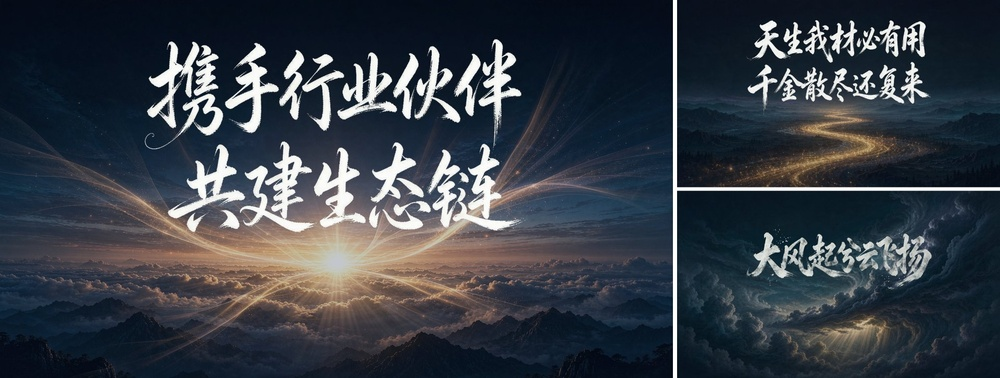
#> input picture assets/showcase.jpg, 1000 x 378 px, shrunk from 1920 x 726 before the run
$ python keyout_title.py ../assets/showcase.jpg out.png
#> lines starting #> are read from the running program, lines starting #| are printed output that depends on the picture
# -*- coding: utf-8 -*-
"""ppt-flair Stage A tool: AI calligraphy (black bg + white ink) -> transparent PNG.
Usage: python -X utf8 keyout_title.py <input.png> <output.png> [--threshold 32] [--gamma 1.0]
Brightness-based keying: white strokes keep alpha, black background removed."""
import argparse
from PIL import Image


def keyout(src, dst, threshold=32, gamma=1.0):
#> called with src = '../assets/showcase.jpg', dst = 'out.png', threshold = 32, gamma = 1
    img = Image.open(src).convert("L")
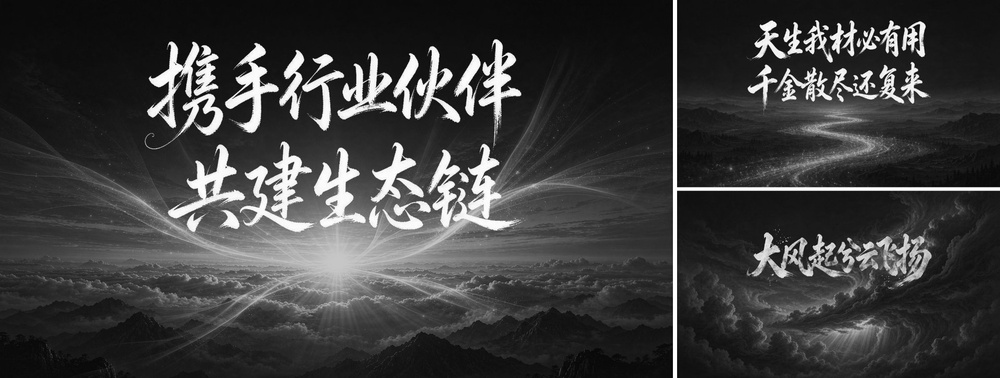
#> img: PIL image 1000x378 L; min 0, max 255, mean 60.3
    # alpha = scaled brightness; strokes (bright) opaque, bg (dark) transparent
    lut = []
    for i in range(256):
        v = i / 255.0
        if gamma != 1.0:
            v = v ** gamma
        a = int(v * 255)
        lut.append(0 if i < threshold else a)
    alpha = img.point(lut)
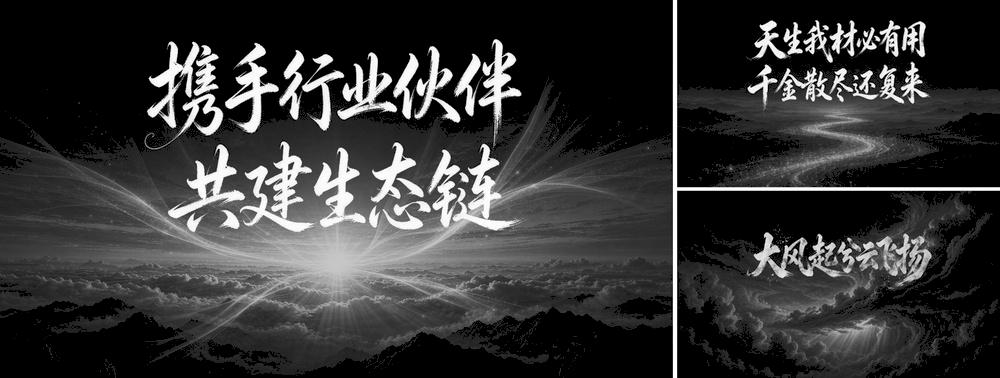
#> alpha: PIL image 1000x378 L; min 0, max 255, mean 51.3
    out = Image.open(src).convert("RGB").convert("RGBA")
    out.putalpha(alpha)
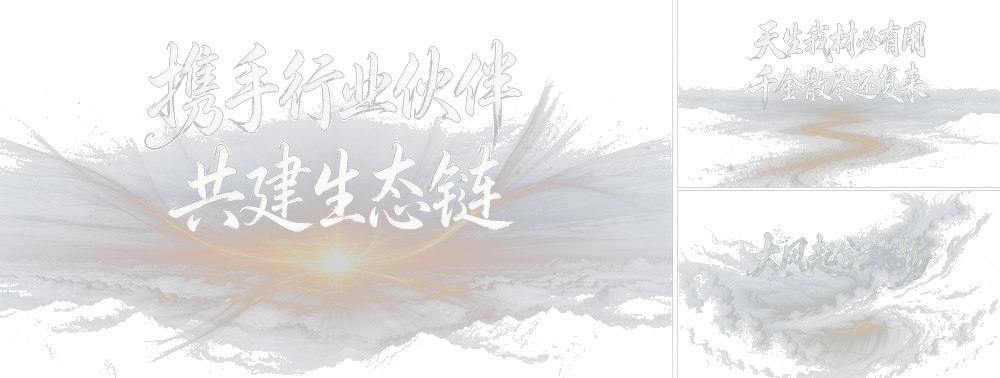
#> out: PIL image 1000x378 RGBA; mean R, G, B, A 54.9, 61.3, 69.9, 51.3; transparent parts drawn white
    out.save(dst)
    # stats
    bbox = alpha.point(lambda p: 255 if p > 128 else 0).getbbox()
#> bbox = (105, 0, 1000, 378)
    print("OK", dst, "size", out.size, "content bbox", bbox)
#| OK out.png size (1000, 378) content bbox (105, 0, 1000, 378)


if __name__ == "__main__":
    ap = argparse.ArgumentParser()
    ap.add_argument("input")
    ap.add_argument("output")
    ap.add_argument("--threshold", type=int, default=32, help="brightness below this = background")
    ap.add_argument("--gamma", type=float, default=1.0, help="<1 softens faint strokes, >1 hardens")
    a = ap.parse_args()
    keyout(a.input, a.output, a.threshold, a.gamma)
